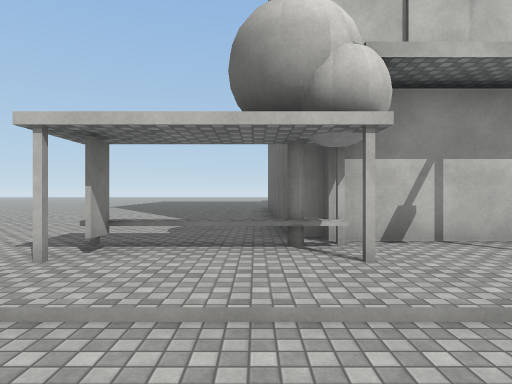
view 1 (above)

24 first-person views from a walk through a 3-D level made in the Unity game engine. The camera is 1.5 m above the floor, looks level and sees 75° across. The floor is counted in squares, 2 m on a side. Each view is taken from the middle of a square. On the plan, view 1 faces up. The plan holds only what a view shows up to about 11 squares ahead; the rest is blank. The place goes on beyond the plan. Surface patterns are stand-ins for the level's own textures.

view 2
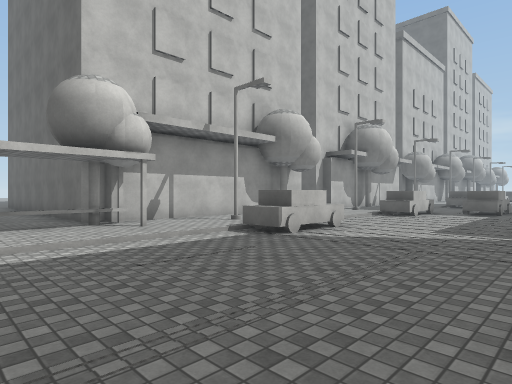

view 3
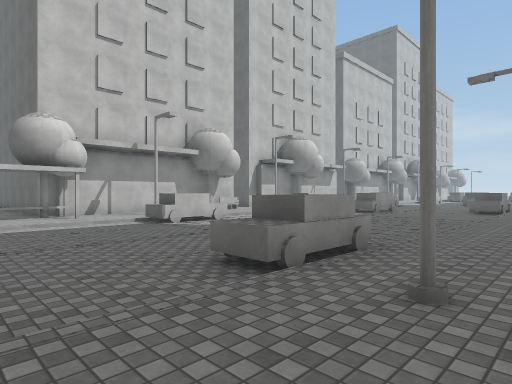

view 4
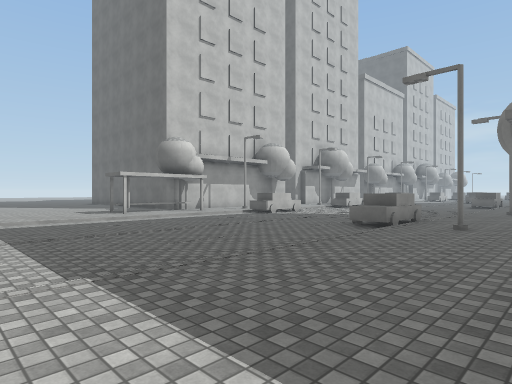

view 5
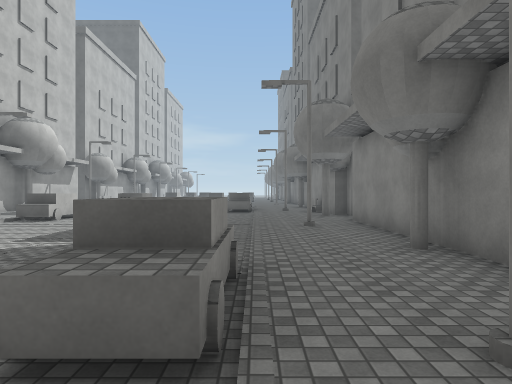

view 6
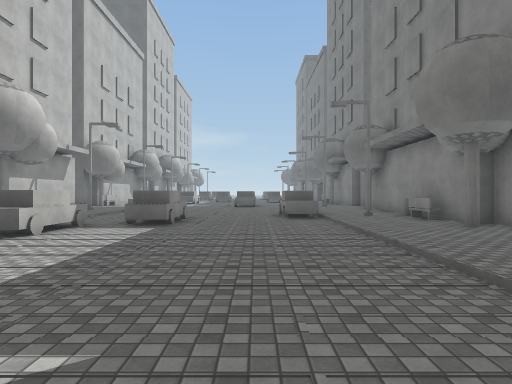

view 7
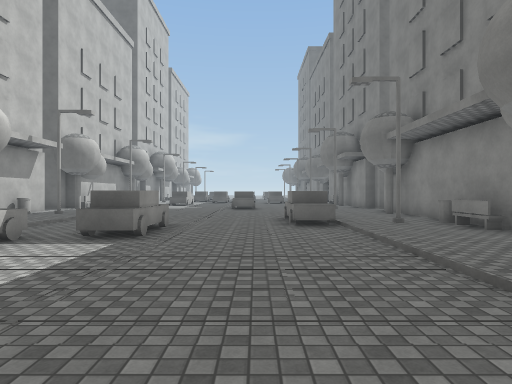

view 8
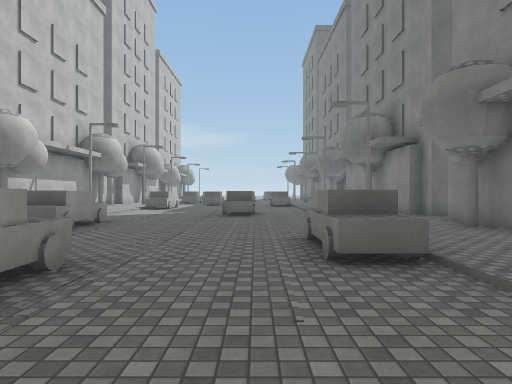

view 9
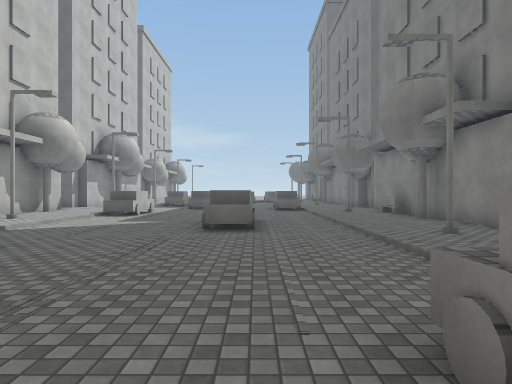

view 10
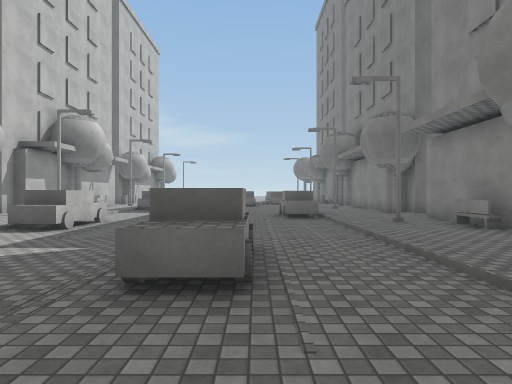

view 11
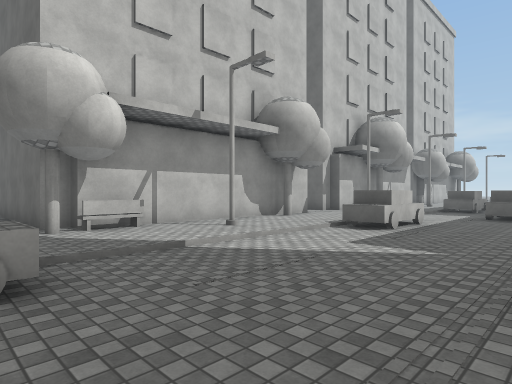

view 12
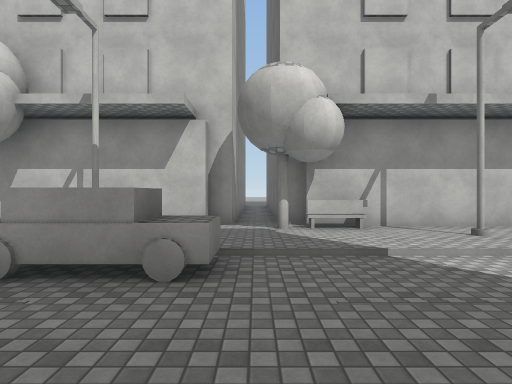

view 13
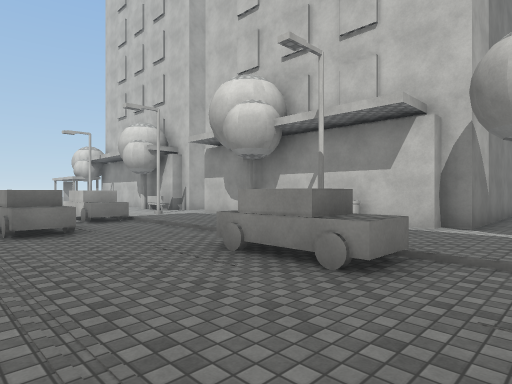

view 14
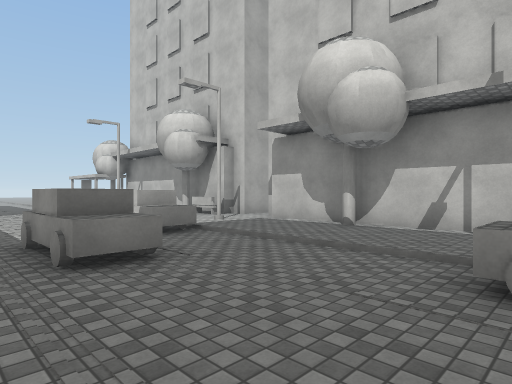

view 15
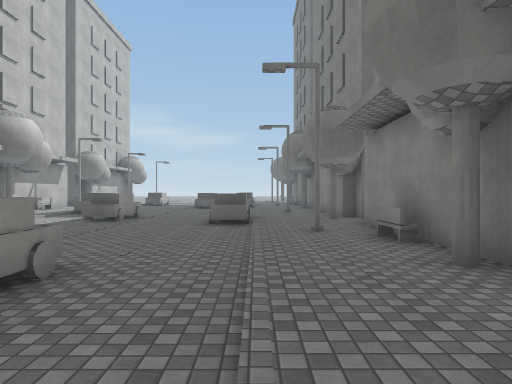

view 16
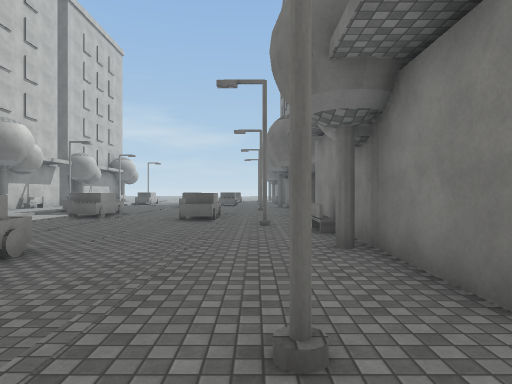

view 17
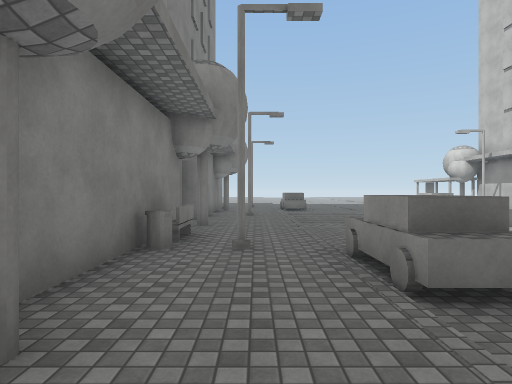

view 18
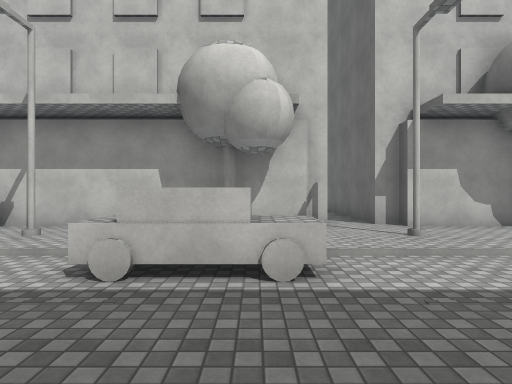

view 19
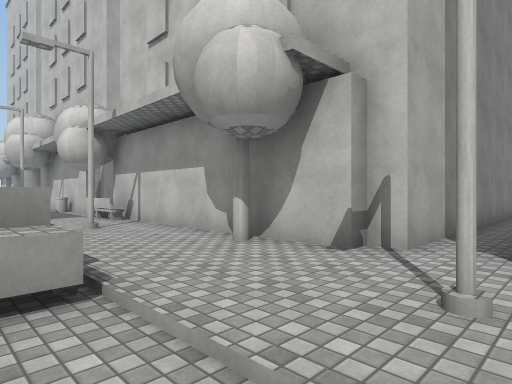

view 20
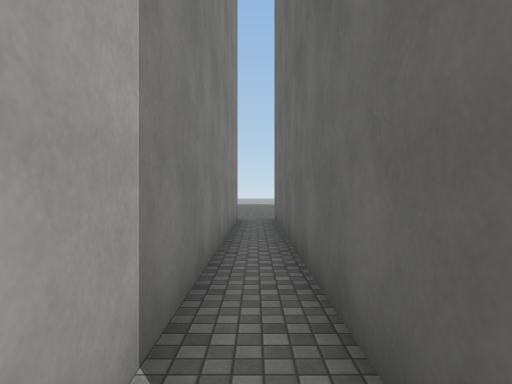

view 21
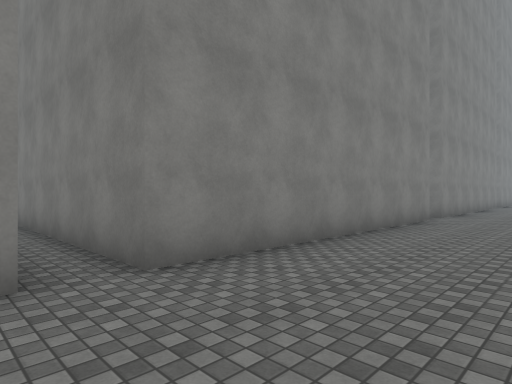

view 22
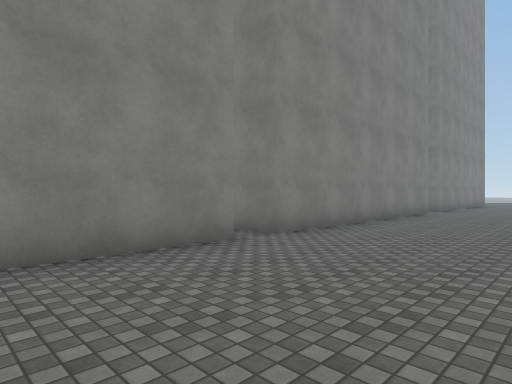

view 23
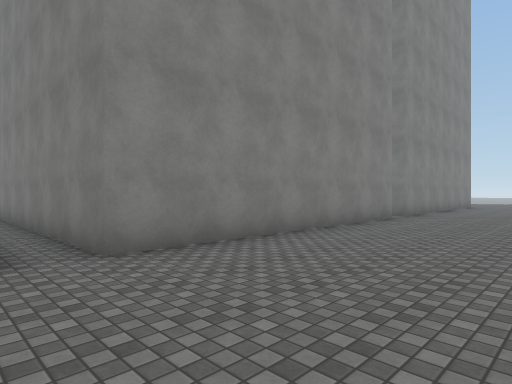

view 24
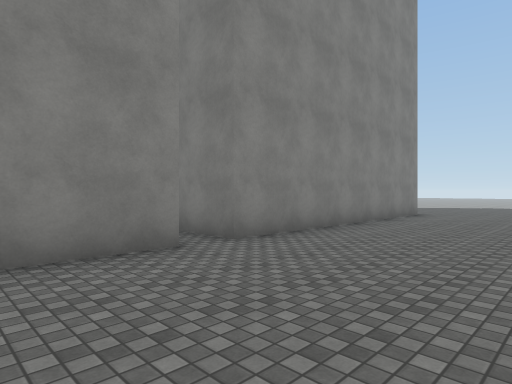

### Floor plan
Key: @ floor where view 1 was taken; # wall or solid block; . main floor; - floor 0.25 m lower than the main floor; / step, stairs or slope; = window, fence, low wall or low ledge; ^ raised ledge; O other object.
Columns run from 7 left of view 1 to 29 right of it. Each row starts with its distance up from view 1.
 18                .....  ........
 17          ..................... .....
 16        .............................
 15        .............................
 14         ########.########.########.#
 13                #.       #.       #.#
 12                #        #.       #.#
 11 .. .....#               #.       #.#
 10 ........#               #.       #.#
  9 ........#               #.#      #.#
  8  ...   .#               #.#      #.#
  7   ......#               #.#      #.#
  6   ......#      #        #.#      #.#
  5   ......########.########.########.##
  4   ...O^OO...  O=...O..O...O=...O.....
  3   ...O..O..     ....../ ....#.....#..
  2  /////////O  ///OO/////  //////OO////
  1  ---------OO----OO-----OO------OO----
  0  ------@----------OO---------------O
 -1  -----------------OO---------------O
 -2  --------------------------^ --------
 -3  --------------------------OO--------
 -4 --------O ----------OO------------O
 -5 ////////=O//////////=O////////////=
 -6 .......#.....#...../.....#...../.....
 -7 ..........O.....O.#O..O.....O.##..O..
 -8 .....     ######.########.########.O#

Positions as (right, up) in squares from view 1, and headings:
1: (0, 0), facing up
2: (-2, -3), facing up-right
3: (-2, -7), facing up-right
4: (-7, -8), facing up-right
5: (-1, -5), facing right
6: (3, -3), facing right
7: (5, -3), facing right
8: (9, -3), facing right
9: (13, -3), facing right
10: (17, -3), facing right
11: (17, -2), facing up-right
12: (18, -2), facing up
13: (19, -2), facing up-left
14: (16, -2), facing up-left
15: (18, -5), facing right
16: (17, -6), facing right
17: (17, -6), facing left
18: (25, -2), facing up
19: (28, 1), facing up-left
20: (27, 5), facing up
21: (28, 17), facing down-left
22: (22, 18), facing down-left
23: (19, 18), facing down-left
24: (12, 18), facing down-left
